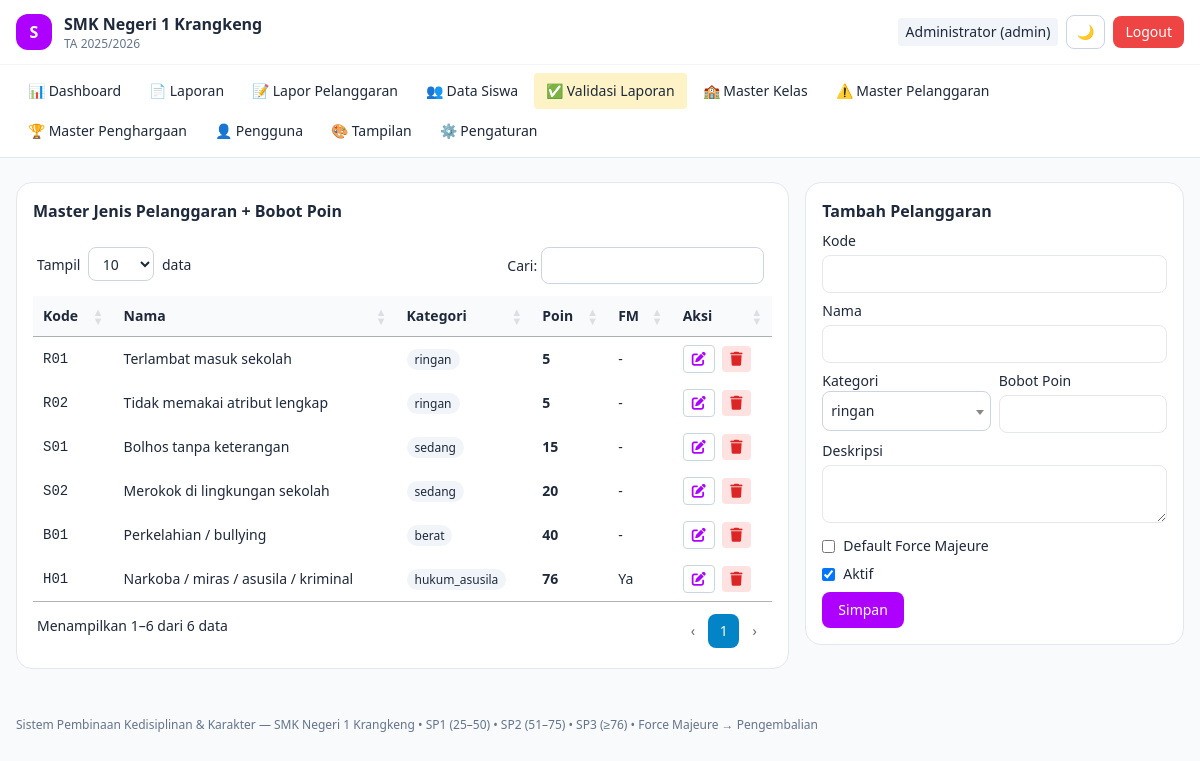
The app's page /master-pelanggaran (signed in) with its own data.
### tables this page shows
CREATE TABLE `pengaturan_sekolah` (
  `id` int NOT NULL AUTO_INCREMENT,
  `nama_sekolah` varchar(150) NOT NULL DEFAULT 'SMK Negeri 1 Krangkeng',
  `alamat` text,
  `telepon` varchar(30) DEFAULT NULL,
  `email` varchar(100) DEFAULT NULL,
  `tahun_ajaran_aktif` varchar(20) NOT NULL DEFAULT '2025/2026',
  `semester_aktif` enum('Ganjil','Genap') NOT NULL DEFAULT 'Ganjil',
  `logo_path` varchar(255) DEFAULT NULL COMMENT 'path relatif ex: uploads/logo/logo-171xxx.png',
  `kepala_sekolah_nama` varchar(100) DEFAULT NULL,
  `kepala_sekolah_nip` varchar(30) DEFAULT NULL,
  `created_at` timestamp NULL DEFAULT CURRENT_TIMESTAMP,
  `updated_at` timestamp NULL DEFAULT CURRENT_TIMESTAMP ON UPDATE CURRENT_TIMESTAMP,
  PRIMARY KEY (`id`)
);

CREATE TABLE `jenis_pelanggaran` (
  `id` int NOT NULL AUTO_INCREMENT,
  `kode` varchar(20) NOT NULL,
  `nama` varchar(150) NOT NULL,
  `kategori` enum('ringan','sedang','berat','hukum_asusila') NOT NULL DEFAULT 'ringan',
  `bobot_poin` int NOT NULL,
  `is_force_majeure_default` tinyint(1) NOT NULL DEFAULT '0' COMMENT '1 = otomatis usulkan pengembalian',
  `deskripsi` text,
  `is_active` tinyint(1) NOT NULL DEFAULT '1',
  PRIMARY KEY (`id`),
  UNIQUE KEY `kode` (`kode`),
  CONSTRAINT `jenis_pelanggaran_chk_1` CHECK ((`bobot_poin` > 0))
);

### app/Views/master/pelanggaran.php (the view, shortened to what the rows shown need)
<div class="grid lg:grid-cols-3 gap-4">
<div class="lg:col-span-2 rounded-2xl bg-white dark:bg-slate-900 border border-slate-200 dark:border-slate-800 overflow-hidden">
  <div class="table-scroll">
  <table class="w-full text-sm">
    <thead class="bg-slate-50 dark:bg-slate-800/60 text-left"><tr><th class="p-2">Kode</th><th class="p-2">Nama</th><th class="p-2">Kategori</th><th class="p-2">Poin</th><th class="p-2">FM</th><th class="p-2">Aksi</th></tr></thead>
    <tbody>
    <?php foreach ($rows as $r): ?>
      <tr class="border-t border-slate-100 dark:border-slate-800">
        <td class="p-2 font-mono"><?= htmlspecialchars($r['kode']) ?></td>
        <td class="p-2"><?= htmlspecialchars($r['nama']) ?></td>
        <td class="p-2"><span class="text-xs px-2 py-0.5 rounded-full bg-slate-100 dark:bg-slate-800"><?= htmlspecialchars($r['kategori']) ?></span></td>
        <td class="p-2 font-bold"><?= (int)$r['bobot_poin'] ?></td>
        <td class="p-2"><?= $r['is_force_majeure_default'] ? 'Ya' : '-' ?></td>
        <td class="p-2 whitespace-nowrap">
          <button onclick='editRow(<?= json_encode($r, JSON_HEX_APOS|JSON_HEX_QUOT) ?>)' title="Edit" data-tip="Edit" class="tip px-2 py-1.5 rounded border border-slate-300 dark:border-slate-700 text-sky-600"><i class="fa-solid fa-pen-to-square"></i></button>
          <a href="/master-pelanggaran-hapus?id=<?= (int)$r['id'] ?>" onclick="return confirm('Hapus?')" title="Hapus" data-tip="Hapus" class="tip px-2 py-1.5 rounded bg-red-100 text-red-600 dark:bg-red-950 ml-1"><i class="fa-solid fa-trash"></i></a>
        </td>
      </tr>
    <?php endforeach; ?>
    </tbody>
  </table>
  </div>
</div>
<div class="rounded-2xl p-4 bg-white dark:bg-slate-900 border border-slate-200 dark:border-slate-800 h-fit">
  <h2 class="font-semibold mb-2" id="formTitle">Tambah Pelanggaran</h2>
</div>
</div>

### app/Views/layouts/header.php (shortened to what the rows shown need)
<!DOCTYPE html>
<html lang="id" class="">
<head>
<script src="https://cdn.tailwindcss.com"></script>
<link href="https://cdn.jsdelivr.net/npm/select2@4.1.0-rc.0/dist/css/select2.min.css" rel="stylesheet" />
<link href="https://cdnjs.cloudflare.com/ajax/libs/font-awesome/6.5.2/css/all.min.css" rel="stylesheet" />
<link href="https://cdn.datatables.net/1.13.8/css/jquery.dataTables.min.css" rel="stylesheet" />
<link href="/assets/css/custom.css?v=3" rel="stylesheet" />
</head>
<body class="bg-slate-50 dark:bg-slate-950 text-slate-800 dark:text-slate-100 min-h-screen text-[15px] sm:text-base">
<nav class="sticky top-0 z-20 backdrop-blur bg-white/90 dark:bg-slate-900/90 border-b border-slate-200 dark:border-slate-800">
  <div class="max-w-7xl mx-auto px-3 sm:px-4 py-2.5 sm:py-3 flex items-center gap-2 sm:gap-3">
    <div class="font-semibold text-sm sm:text-base leading-tight min-w-0">
      <span class="block truncate"><?= htmlspecialchars($setting['nama_sekolah'] ?? 'SMK Negeri 1 Krangkeng') ?></span>
      <span class="block text-[11px] sm:text-xs font-normal text-slate-500">TA <?= htmlspecialchars($setting['tahun_ajaran_aktif'] ?? '') ?></span>
    </div>
  </div>
  <div id="navMenu" class="hidden md:block border-t border-slate-100 dark:border-slate-800/60">
  </div>
</nav>
<main class="max-w-7xl mx-auto px-3 sm:px-4 py-4 sm:py-6">

### app/Views/layouts/footer.php (shortened to what the rows shown need)
</main>
<footer class="max-w-7xl mx-auto px-4 py-6 text-xs text-slate-500 dark:text-slate-400">
  Sistem Pembinaan Kedisiplinan & Karakter — <?= htmlspecialchars($setting['nama_sekolah'] ?? '') ?> • SP1 (25–50) • SP2 (51–75) • SP3 (≥76) • Force Majeure → Pengembalian
</footer>
</body>
</html>

### records on screen
pengaturan_sekolah: nama_sekolah "SMK Negeri 1 Krangkeng", tahun_ajaran_aktif "2025/2026"
jenis_pelanggaran: kode "R01", nama "Terlambat masuk sekolah", kategori "ringan", bobot_poin "5"
jenis_pelanggaran: kode "R02", nama "Tidak memakai atribut lengkap", kategori "ringan", bobot_poin "5"
jenis_pelanggaran: kode "S01", nama "Bolhos tanpa keterangan", kategori "sedang", bobot_poin "15"
jenis_pelanggaran: kode "S02", nama "Merokok di lingkungan sekolah", kategori "sedang", bobot_poin "20"
jenis_pelanggaran: kode "B01", nama "Perkelahian / bullying", kategori "berat", bobot_poin "40"
jenis_pelanggaran: kode "H01", nama "Narkoba / miras / asusila / kriminal", kategori "hukum_asusila", bobot_poin "76", is_force_majeure_default "Ya"

### other values on screen
$user['nama'] "Administrator"
$user['role'] "admin"
